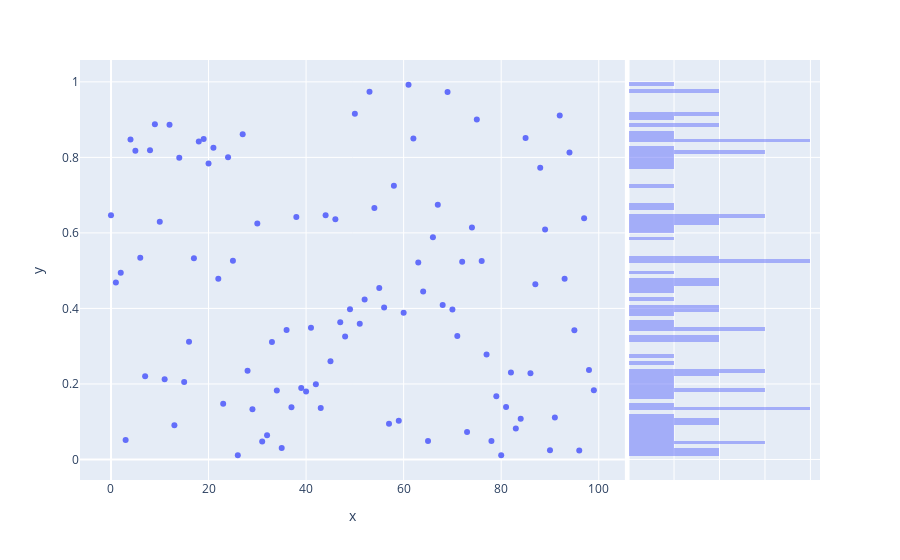

The notebook cell this image was saved under:
### Code cell
data=np.random.rand(100)
fig=px.scatter(y=data,marginal_y='histogram')
fig.update_traces(name='a',nbinsy=100,selector={'type':'histogram'})
